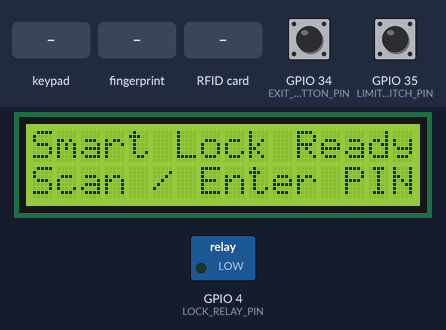
Simulated run of this sketch. Board: ESP32. On the bench: 16×2 character LCD, switched loads named in the sketch (green lamp = pin HIGH). The test bench sets the inputs (shaded band); at power-on: GPIO 34 (EXIT_BUTTON_PIN) HIGH, GPIO 35 (LIMIT_SWITCH_PIN) HIGH. WiFi joins after 1.5 s; servers stay silent unless stated; uploads are accepted with an empty reply; what the sketch prints to the serial monitor is not drawn.

Above: at 4.4 s.
4.5 s: keypad keys 3 2 3 3 2 5 2 6 pressed 0.4 s apart
At 8.7 s:
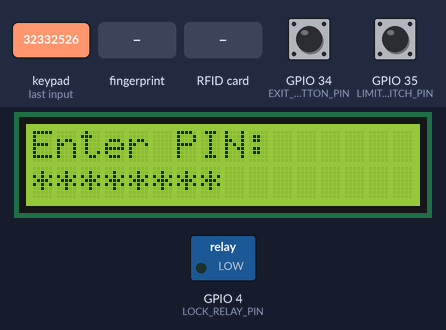
9.2 s: GPIO 34 (EXIT_BUTTON_PIN) pulled LOW for 0.15 s
At 10.5 s:
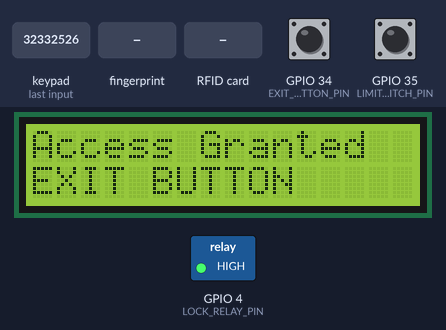
10.8 s: GPIO 35 (LIMIT_SWITCH_PIN) pulled LOW for 0.15 s
At 11.03 s:
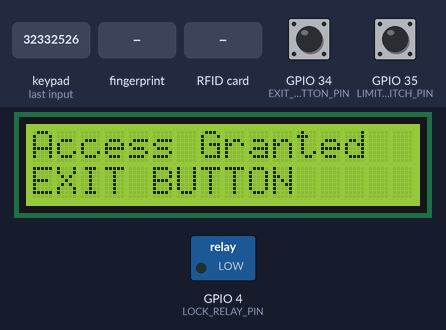
12.7 s: finger stored as number 1 placed on the sensor
At 13.7 s:
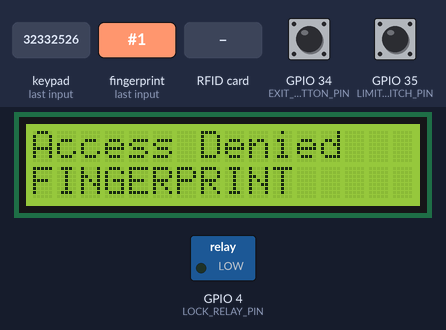
15.7 s: RFID card 5E 7A 19 C4 held to the reader
At 17.2 s:
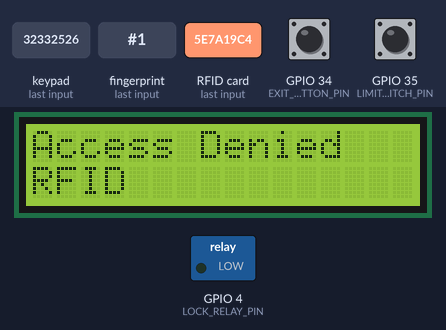
18.7 s: key '#' pressed
At 19.5 s:
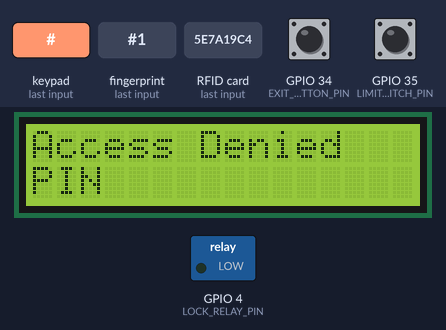
Timing chart, 0 to 21.7 s (numbered marks = the images above; inputs shaded):
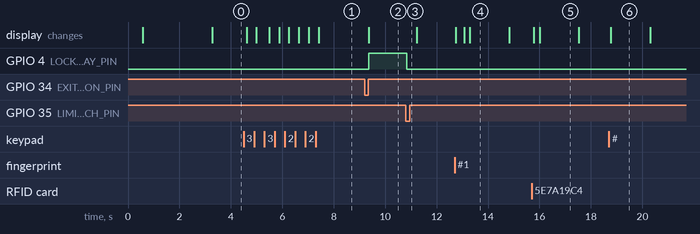

The sketch:

SmartLock_ESP3.ino
```cpp
#include <WiFi.h>
#include <HTTPClient.h>
#include <SPI.h>
#include <MFRC522.h>
#include <Adafruit_Fingerprint.h>
#include <Keypad.h>
#include <Wire.h>
#include <LiquidCrystal_I2C.h>

// ==================================================
// 1. WIFI & JAVA WEB SERVER
// ==================================================

const char* WIFI_SSID = "?????";
const char* WIFI_PASSWORD = "001007006";

const char* SERVER_BASE_URL =
  "http://192.168.137.1:8080/SmartLockSystemManagement";

// Must exactly match web.xml context-param deviceApiKey.
const char* API_KEY = "SmartLockESP32Key2026";
const int LOCK_ID = 1;

// Remote web unlock polling
const unsigned long POLL_INTERVAL_MS = 5000; // Less frequent blocking HTTP poll
unsigned long lastPollTime = 0;
bool remoteUnlockInProgress = false;

String verifyUrl() {
  return String(SERVER_BASE_URL) + "/api/device/verify";
}

String pollUrl() {
  return String(SERVER_BASE_URL) + "/api/device/poll?lockId=" + String(LOCK_ID);
}

String stateUrl() {
  return String(SERVER_BASE_URL) + "/api/device/state";
}

// ==================================================
// 2. RFID RC522
// ==================================================

#define RFID_SS  5
#define RFID_RST 13

MFRC522 rfid(RFID_SS, RFID_RST);

// ==================================================
// 3. FINGERPRINT AS608
// ==================================================

HardwareSerial fingerSerial(2);
Adafruit_Fingerprint finger(&fingerSerial);

#define FINGER_RX 16
#define FINGER_TX 17

bool fingerprintReady = false;
bool waitingFingerRemoval = false;
unsigned long fingerWaitStart = 0;
unsigned long lastHeartbeat = 0;

// ==================================================
// 4. LCD 1602 I2C
// ==================================================

LiquidCrystal_I2C lcd(0x27, 16, 2);

// ==================================================
// 5. ELECTRIC BOLT LOCK + RELAY + LIMIT SWITCH
// ==================================================

// Relay input uses GPIO4 (P04), as requested.
#define LOCK_RELAY_PIN 4

// Limit switch uses GPIO35. GPIO35 has no internal pull-up.
// Wiring assumption: GPIO35 -- 10k resistor --> 3.3V,
// and switch COM/NO connects GPIO35 to GND when pressed.
#define LIMIT_SWITCH_PIN 35

// Inside exit button on GPIO34.
// GPIO34 has NO internal pull-up: install an external 10k resistor
// from GPIO34 to 3.3V, and connect the button between GPIO34 and GND.
// Released = HIGH; pressed = LOW.
#define EXIT_BUTTON_PIN 34
const unsigned long EXIT_BUTTON_DEBOUNCE_MS = 40;
bool exitButtonRawLast = HIGH;
bool exitButtonStable = HIGH;
bool exitButtonArmed = false;
unsigned long exitButtonLastChange = 0;
unsigned long exitButtonDebugTime = 0;

// Set true if the relay is triggered by LOW.
// If your relay's H/L jumper is set to HIGH trigger, change to false.
const bool RELAY_ACTIVE_LOW = false;

// Maximum time to energize the solenoid to avoid overheating.
// The lock's seller/specification takes priority; do not exceed it.
// Coil safety cutoff: set according to the lock manufacturer's duty rating.
// This is NOT the normal auto-lock timer; the door-close switch controls relocking.
const unsigned long MAX_UNLOCK_MS = 8000;

bool unlockSessionActive = false;
bool doorOpenedDuringSession = false;
unsigned long unlockSessionStart = 0;

bool limitRawLast = HIGH;
bool limitStable = HIGH;
unsigned long limitLastChange = 0;
const unsigned long LIMIT_DEBOUNCE_MS = 40;

void setRelay(bool energized) {
  const uint8_t onLevel  = RELAY_ACTIVE_LOW ? LOW : HIGH;
  const uint8_t offLevel = RELAY_ACTIVE_LOW ? HIGH : LOW;
  digitalWrite(LOCK_RELAY_PIN, energized ? onLevel : offLevel);
}

// Reinitialize RC522 once after the lock relay is switched OFF.
// This can recover a reader whose SPI communication was disturbed by the lock.
// It does not replace fixing electrical noise or power problems.
void recoverRFIDAfterUnlock() {
  Serial.println("[RFID] Reinitializing RC522 after relay OFF...");
  delay(50);
  rfid.PCD_Init();
  delay(50);
  rfid.PCD_AntennaOn();
  Serial.println("[RFID] RC522 reinitialized.");
}

bool doorIsClosed() {
  // Assumes the switch is pressed and pulls GPIO35 LOW when door is closed.
  return limitStable == LOW;
}

void startUnlockSession(const char* method);
void updateLockAndDoorState();
void checkExitButton();

// ==================================================
// 6. KEYPAD 4x4
// ==================================================

const byte ROWS = 4;
const byte COLS = 4;

char keys[ROWS][COLS] = {
  {'1', '2', '3', 'A'},
  {'4', '5', '6', 'B'},
  {'7', '8', '9', 'C'},
  {'*', '0', '#', 'D'}
};

byte rowPins[ROWS] = {32, 33, 25, 26};
// NOTE: GPIO0 is a boot-strapping pin. Keep the keypad key on this line released while resetting/uploading.
byte colPins[COLS] = {14, 27, 12, 15}; // C2 moved from GPIO0 to GPIO15; GPIO15 is a boot-strapping pin

Keypad keypad = Keypad(
  makeKeymap(keys),
  rowPins,
  colPins,
  ROWS,
  COLS
);

String enteredPIN = "";

// ==================================================
// 7. LCD READY SCREEN
// ==================================================

void showReady() {
  lcd.clear();
  lcd.setCursor(0, 0);
  lcd.print("Smart Lock Ready");
  lcd.setCursor(0, 1);
  lcd.print("Scan / Enter PIN");
}

// ==================================================
// 8. VERIFY CREDENTIAL WITH JAVA WEB
// ==================================================

bool verifyCredential(const char* type, String value) {
  if (WiFi.status() != WL_CONNECTED) {
    Serial.println("[AUTH] WiFi disconnected.");
    lcd.clear();
    lcd.print("WiFi Offline");
    showReady();
    return false;
  }

  if (value.length() == 0) {
    Serial.println("[AUTH] Empty credential.");
    return false;
  }

  HTTPClient http;
  http.setConnectTimeout(500);
  http.setTimeout(800);

  if (!http.begin(verifyUrl())) {
    Serial.println("[AUTH] HTTP initialization failed.");
    return false;
  }

  http.addHeader(
    "Content-Type",
    "application/x-www-form-urlencoded"
  );

  http.addHeader("X-API-Key", API_KEY);

  String body = "lockId=" + String(LOCK_ID);
  body += "&type=" + String(type);
  body += "&value=" + value;

  Serial.println("------------------------------");
  Serial.print("[AUTH] Type: ");
  Serial.println(type);

  int httpCode = http.POST(body);
  String response = "";

  if (httpCode > 0) {
    response = http.getString();
    response.trim();

    Serial.print("[AUTH] HTTP status: ");
    Serial.println(httpCode);

    Serial.print("[AUTH] Response: ");
    Serial.println(response);
  } else {
    Serial.print("[AUTH] HTTP error: ");
    Serial.println(http.errorToString(httpCode));
  }

  http.end();

  // Chi chap nhan ket qua thanh cong tu Java Web
  return httpCode == 200 && response == "OK";
}

void reportLockState(const char* state);

// ==================================================
// 9. REPORT LOCK STATE TO JAVA WEB
// ==================================================

void reportLockState(const char* state) {
  if (WiFi.status() != WL_CONNECTED) {
    Serial.println("[STATE] WiFi offline; state not reported.");
    return;
  }

  HTTPClient http;
  http.setConnectTimeout(500);
  http.setTimeout(800);

  if (!http.begin(stateUrl())) {
    Serial.println("[STATE] HTTP initialization failed.");
    return;
  }

  http.addHeader("Content-Type", "application/x-www-form-urlencoded");
  http.addHeader("X-API-Key", API_KEY);

  String body = "lockId=" + String(LOCK_ID);
  body += "&state=" + String(state);

  int code = http.POST(body);
  String response = (code > 0) ? http.getString() : "";
  response.trim();

  Serial.print("[STATE] HTTP status: ");
  Serial.println(code);
  if (response.length() > 0) {
    Serial.print("[STATE] Response: ");
    Serial.println(response);
  }
  http.end();
}

// ==================================================
// 10. CHECK REMOTE UNLOCK COMMAND FROM WEBSITE
// ==================================================

void checkRemoteUnlock() {
  if (WiFi.status() != WL_CONNECTED || remoteUnlockInProgress) {
    return;
  }

  unsigned long now = millis();
  if (now - lastPollTime < POLL_INTERVAL_MS) {
    return;
  }
  lastPollTime = now;

  HTTPClient http;
  http.setConnectTimeout(500);
  http.setTimeout(800);

  if (!http.begin(pollUrl())) {
    Serial.println("[WEB] Poll HTTP initialization failed.");
    return;
  }

  http.addHeader("X-API-Key", API_KEY);
  int code = http.GET();
  String response = (code > 0) ? http.getString() : "";
  response.trim();
  http.end();

  if (code < 0) {
    Serial.print("[WEB] Poll failed, HTTPClient error code: ");
    Serial.println(code);
    return;
  }

  if (code != 200) {
    Serial.print("[WEB] Poll HTTP status: ");
    Serial.println(code);
    return;
  }

  if (response == "OPEN") {
    Serial.println("[WEB] Remote OPEN command received.");
    remoteUnlockInProgress = true;
    startUnlockSession("WEB");
    remoteUnlockInProgress = false;
  }
}

// ==================================================
// UNLOCK SESSION + DOOR/LIMIT SWITCH MONITORING
// ==================================================

void startUnlockSession(const char* method) {
  if (unlockSessionActive) {
    Serial.println("[LOCK] Unlock session already active; request ignored.");
    return;
  }

  Serial.print("[ACCESS] GRANTED: ");
  Serial.println(method);

  lcd.clear();
  lcd.setCursor(0, 0);
  lcd.print("Access Granted");
  lcd.setCursor(0, 1);
  lcd.print(method);

  unlockSessionActive = true;
  doorOpenedDuringSession = false;
  unlockSessionStart = millis();
  setRelay(true);

  Serial.println("[LOCK] Relay ON; waiting for door to open/close.");
  reportLockState("UNLOCKED");
}

void checkExitButton() {
  // GPIO34 is input-only and requires an external 10k pull-up to 3.3V.
  const bool raw = digitalRead(EXIT_BUTTON_PIN);
  const unsigned long now = millis();

  if (raw != exitButtonRawLast) {
    exitButtonRawLast = raw;
    exitButtonLastChange = now;
    Serial.print("[EXIT] GPIO34 edge: ");
    Serial.println(raw == LOW ? "LOW (pressed)" : "HIGH (released)");
  }

  if (now - exitButtonLastChange >= EXIT_BUTTON_DEBOUNCE_MS &&
      raw != exitButtonStable) {
    exitButtonStable = raw;

    if (exitButtonStable == HIGH) {
      exitButtonArmed = true;
      Serial.println("[EXIT] Button released; armed for next press.");
    } else {
      Serial.println("[EXIT] Stable LOW detected.");
      if (!exitButtonArmed) {
        Serial.println("[EXIT] Ignored LOW until HIGH/released is seen.");
      } else {
        exitButtonArmed = false;
        Serial.println("[EXIT] BUTTON PRESSED - requesting unlock.");
        if (!unlockSessionActive) {
          startUnlockSession("EXIT BUTTON");
        } else {
          Serial.println("[EXIT] Unlock session already active; request ignored.");
        }
      }
    }
  }

  if (now - exitButtonDebugTime >= 1000) {
    exitButtonDebugTime = now;
    Serial.print("[EXIT] GPIO34 raw=");
    Serial.print(raw == LOW ? "LOW" : "HIGH");
    Serial.print(", stable=");
    Serial.print(exitButtonStable == LOW ? "LOW" : "HIGH");
    Serial.print(", armed=");
    Serial.println(exitButtonArmed ? "YES" : "NO");
  }
}

void updateLockAndDoorState() {
  // Debounce the limit switch.
  bool raw = digitalRead(LIMIT_SWITCH_PIN);
  if (raw != limitRawLast) {
    limitRawLast = raw;
    limitLastChange = millis();
  }

  if (millis() - limitLastChange >= LIMIT_DEBOUNCE_MS &&
      limitStable != raw) {
    limitStable = raw;
    Serial.print("[DOOR] ");
    Serial.println(doorIsClosed() ? "CLOSED (switch pressed)" :
                                   "OPEN (switch released)");
  }

  if (!unlockSessionActive) {
    return;
  }

  // After access is granted, keep the solenoid energized until the door
  // opens and then closes again, but enforce a hard timeout for coil safety.
  if (!doorIsClosed()) {
    doorOpenedDuringSession = true;
  }

  if (doorOpenedDuringSession && doorIsClosed()) {
    setRelay(false);
    unlockSessionActive = false;
    Serial.println("[LOCK] Door closed after opening; relay OFF.");
    recoverRFIDAfterUnlock();
    reportLockState("LOCKED");
    enteredPIN = "";
    showReady();
    return;
  }

  // Safety cutoff only: never keep a solenoid energized beyond its rated duty time.
  // Normal relocking happens only after the switch reports:
  // door opened (switch released) and then door closed (switch pressed).
  if (millis() - unlockSessionStart >= MAX_UNLOCK_MS) {
    setRelay(false);
    unlockSessionActive = false;
    Serial.println("[LOCK] SAFETY CUTOFF: relay OFF. Check door/switch; not auto-relocked by timer.");
    recoverRFIDAfterUnlock();
    reportLockState(doorIsClosed() ? "LOCKED" : "UNLOCKED");
    enteredPIN = "";
    showReady();
  }
}

// ==================================================
// 10. DENY ACCESS
// ==================================================

void deniedAccess(const char* method) {
  Serial.print("[ACCESS] DENIED: ");
  Serial.println(method);

  lcd.clear();
  lcd.setCursor(0, 0);
  lcd.print("Access Denied");
  lcd.setCursor(0, 1);
  lcd.print(method);

  enteredPIN = "";
  delay(1500);  // Keep ACCESS DENIED visible on the LCD
  showReady();
}

// ==================================================
// 11. RFID AUTHENTICATION
// ==================================================

void checkRFID() {
  if (unlockSessionActive) return;

  if (!rfid.PICC_IsNewCardPresent()) {
    return;
  }

  if (!rfid.PICC_ReadCardSerial()) {
    return;
  }

  String uid = "";

  for (byte i = 0; i < rfid.uid.size; i++) {
    if (rfid.uid.uidByte[i] < 0x10) {
      uid += "0";
    }

    uid += String(rfid.uid.uidByte[i], HEX);
  }

  uid.toUpperCase();

  Serial.print("[RFID] UID: ");
  Serial.println(uid);

  rfid.PICC_HaltA();
  rfid.PCD_StopCrypto1();

  lcd.clear();
  lcd.setCursor(0, 0);
  lcd.print("Checking RFID...");

  if (verifyCredential("CARD", uid)) {
    startUnlockSession("RFID");
  } else {
    deniedAccess("RFID");
  }
}

// ==================================================
// 12. START WAIT FOR FINGER REMOVAL
// ==================================================

void startFingerRemovalWait() {
  waitingFingerRemoval = true;
  fingerWaitStart = millis();
}

// ==================================================
// 13. FINGERPRINT AUTHENTICATION
// ==================================================

void checkFingerprint() {
  if (unlockSessionActive) return;
  if (!fingerprintReady || waitingFingerRemoval) {
    return;
  }

  uint8_t p = finger.getImage();

  if (p != FINGERPRINT_OK) {
    return;
  }

  Serial.println("[FINGER] Finger detected.");

  lcd.clear();
  lcd.setCursor(0, 0);
  lcd.print("Reading Finger");

  p = finger.image2Tz();

  if (p != FINGERPRINT_OK) {
    Serial.println("[FINGER] Image processing failed.");

    deniedAccess("FINGERPRINT");
    startFingerRemovalWait();
    return;
  }

  p = finger.fingerSearch();

  if (p == FINGERPRINT_OK) {
    uint16_t fingerID = finger.fingerID;

    Serial.print("[FINGER] Matched ID: ");
    Serial.println(fingerID);

    lcd.clear();
    lcd.print("Checking Server");

    if (verifyCredential(
          "FINGERPRINT",
          String(fingerID))) {
      startUnlockSession("FINGERPRINT");
    } else {
      deniedAccess("FINGERPRINT");
    }
  } else if (p == FINGERPRINT_NOTFOUND) {
    Serial.println("[FINGER] Not enrolled on sensor.");
    deniedAccess("FINGERPRINT");
  } else {
    Serial.print("[FINGER] Search error: ");
    Serial.println(p);
  }

  startFingerRemovalWait();
}

// ==================================================
// 14. KEYPAD PIN AUTHENTICATION
// ==================================================

void checkKeypad() {
  if (unlockSessionActive) return;

  char key = keypad.getKey();

  if (key == NO_KEY) {
    return;
  }

  Serial.print("[KEYPAD] Key: ");
  Serial.println(key);

  // Nhap chu so
  if (key >= '0' && key <= '9') {
    if (enteredPIN.length() < 8) {
      enteredPIN += key;
    }

    // Update only the PIN row; avoid unnecessary full-row redraws.
    lcd.setCursor(0, 0);
    lcd.print("Enter PIN:      ");
    lcd.setCursor(0, 1);
    lcd.print("                ");
    lcd.setCursor(0, 1);
    for (unsigned int i = 0; i < enteredPIN.length(); i++) {
      lcd.print('*');
    }
  }

  // Xoa PIN
  else if (key == '*') {
    enteredPIN = "";

    lcd.clear();
    lcd.print("PIN Cleared");
    showReady();
  }

  // Gui PIN len server
  else if (key == '#') {
    String pin = enteredPIN;
    enteredPIN = "";

    if (pin.length() < 4 || pin.length() > 8) {
      deniedAccess("PIN");
      return;
    }

    lcd.clear();
    lcd.print("Checking Server");

    if (verifyCredential("PIN", pin)) {
      startUnlockSession("PIN");
    } else {
      deniedAccess("PIN");
    }
  }
}

// ==================================================
// 15. SETUP
// ==================================================

void setup() {
  Serial.begin(115200);
  delay(500);

  // LCD
  Wire.begin(21, 22);
  lcd.init();
  lcd.backlight();

  lcd.clear();
  lcd.print("Starting Lock...");

  // Relay: set OFF level before configuring output to reduce startup glitches.
  digitalWrite(LOCK_RELAY_PIN, RELAY_ACTIVE_LOW ? HIGH : LOW);
  pinMode(LOCK_RELAY_PIN, OUTPUT);
  setRelay(false);

  // Exit button on GPIO34: external 10k pull-up to 3.3V is mandatory.
  // Button connects GPIO34 to GND when pressed. Do not use INPUT_PULLUP here.
  pinMode(EXIT_BUTTON_PIN, INPUT);
  exitButtonRawLast = digitalRead(EXIT_BUTTON_PIN);
  exitButtonStable = exitButtonRawLast;
  exitButtonArmed = (exitButtonRawLast == HIGH);
  exitButtonLastChange = millis();
  exitButtonDebugTime = millis();
  Serial.println("[EXIT] Button on GPIO34 initialized (external pull-up; pressed=LOW).");
  Serial.print("[EXIT] Initial GPIO34 level: ");
  Serial.println(exitButtonRawLast == LOW ? "LOW" : "HIGH");
  if (!exitButtonArmed) {
    Serial.println("[EXIT] Startup level LOW; release button before it can trigger.");
  }

  // Limit switch: GPIO35 is input-only and has no internal pull-up.
  // External 10k pull-up to 3.3V is required with the wiring described above.
  pinMode(LIMIT_SWITCH_PIN, INPUT);
  limitRawLast = digitalRead(LIMIT_SWITCH_PIN);
  limitStable = limitRawLast;
  limitLastChange = millis();
  Serial.print("[DOOR] Initial state: ");
  Serial.println(doorIsClosed() ? "CLOSED" : "OPEN/UNPRESSED");

  // RFID SPI
  SPI.begin(18, 19, 23, RFID_SS);
  rfid.PCD_Init();
  delay(100);

  Serial.println("[RFID] RC522 initialized.");
  rfid.PCD_DumpVersionToSerial();

  // AS608
  fingerSerial.begin(
    57600,
    SERIAL_8N1,
    FINGER_RX,
    FINGER_TX
  );

  finger.begin(57600);
  fingerprintReady = finger.verifyPassword();

  Serial.print("[FINGER] AS608: ");
  Serial.println(
    fingerprintReady ? "READY" : "NOT FOUND"
  );

  // WiFi
  WiFi.mode(WIFI_STA);
  WiFi.begin(WIFI_SSID, WIFI_PASSWORD);

  Serial.print("[WIFI] Connecting");

  unsigned long startTime = millis();

  while (WiFi.status() != WL_CONNECTED &&
         millis() - startTime < 15000) {
    delay(300);
    Serial.print(".");
  }

  Serial.println();

  if (WiFi.status() == WL_CONNECTED) {
    Serial.print("[WIFI] ESP32 IP: ");
    Serial.println(WiFi.localIP());
  } else {
    Serial.println("[WIFI] Offline.");
  }

  showReady();
  Serial.println("[SYSTEM] Smart Lock ready.");
}

// ==================================================
// 16. MAIN LOOP
// ==================================================

void loop() {
  updateLockAndDoorState();
  checkExitButton();

  if (millis() - lastHeartbeat >= 2000) {
    lastHeartbeat = millis();
    Serial.println("[DEBUG] LOOP ALIVE");
  }

  if (!unlockSessionActive) {
    // Scan local input first so web polling cannot take priority over keypad.
    checkKeypad();
    checkRFID();

    if (waitingFingerRemoval && fingerprintReady) {
      uint8_t p = finger.getImage();
      if (p == FINGERPRINT_NOFINGER ||
          millis() - fingerWaitStart > 5000) {
        waitingFingerRemoval = false;
      }
    }

    checkFingerprint();

    // HTTP is synchronous: timeouts are shortened above, and polling is last.
    checkRemoteUnlock();
  }

  delay(1);
}
```

Measured:
- after the input at 4.5 s, the display: first changes after 0.12 s (image 1 shows a later state)
- after the input at 9.2 s, GPIO 4 (LOCK_RELAY_PIN): LOW → HIGH after 0.16 s; the display: changes after 0.16 s (image 2)
- after the input at 10.8 s, GPIO 4 (LOCK_RELAY_PIN): HIGH → LOW at once
- after the input at 12.7 s, the display: first changes after 0.05 s (image 4 shows a later state)
- after the input at 15.7 s, the display: first changes after 0.08 s (image 5 shows a later state)
- after the input at 18.7 s, the display: changes after 0.08 s (image 6)
- what the display in image 4 shows lasts 1.5 s, from 13.3 s to 14.8 s
